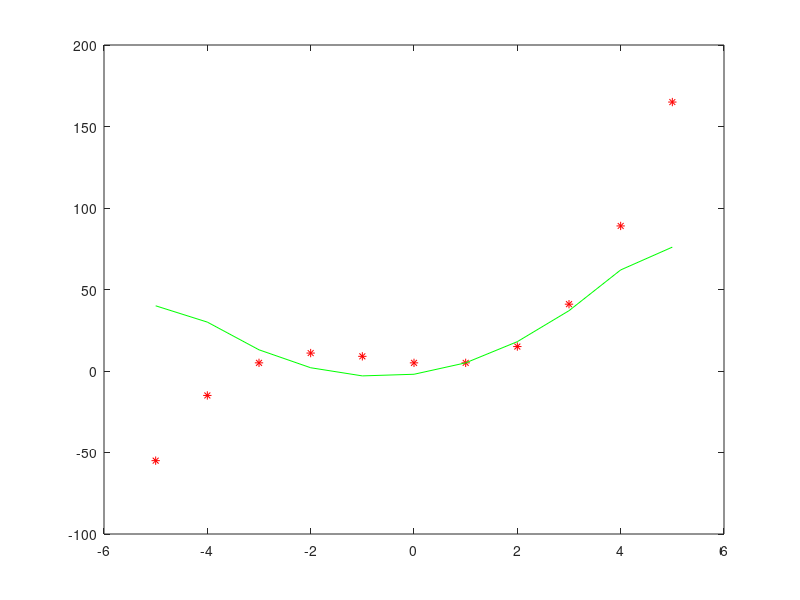

MATLAB code to generate this figure:
% Question 1
x = -5:1:5;
y = (x.^(3))+(2.*(x.^2))-(3.*x)+5;

yp=gradient(y)./gradient(x);
plot(x,y,'*r');
hold on
plot(x,yp,'g')